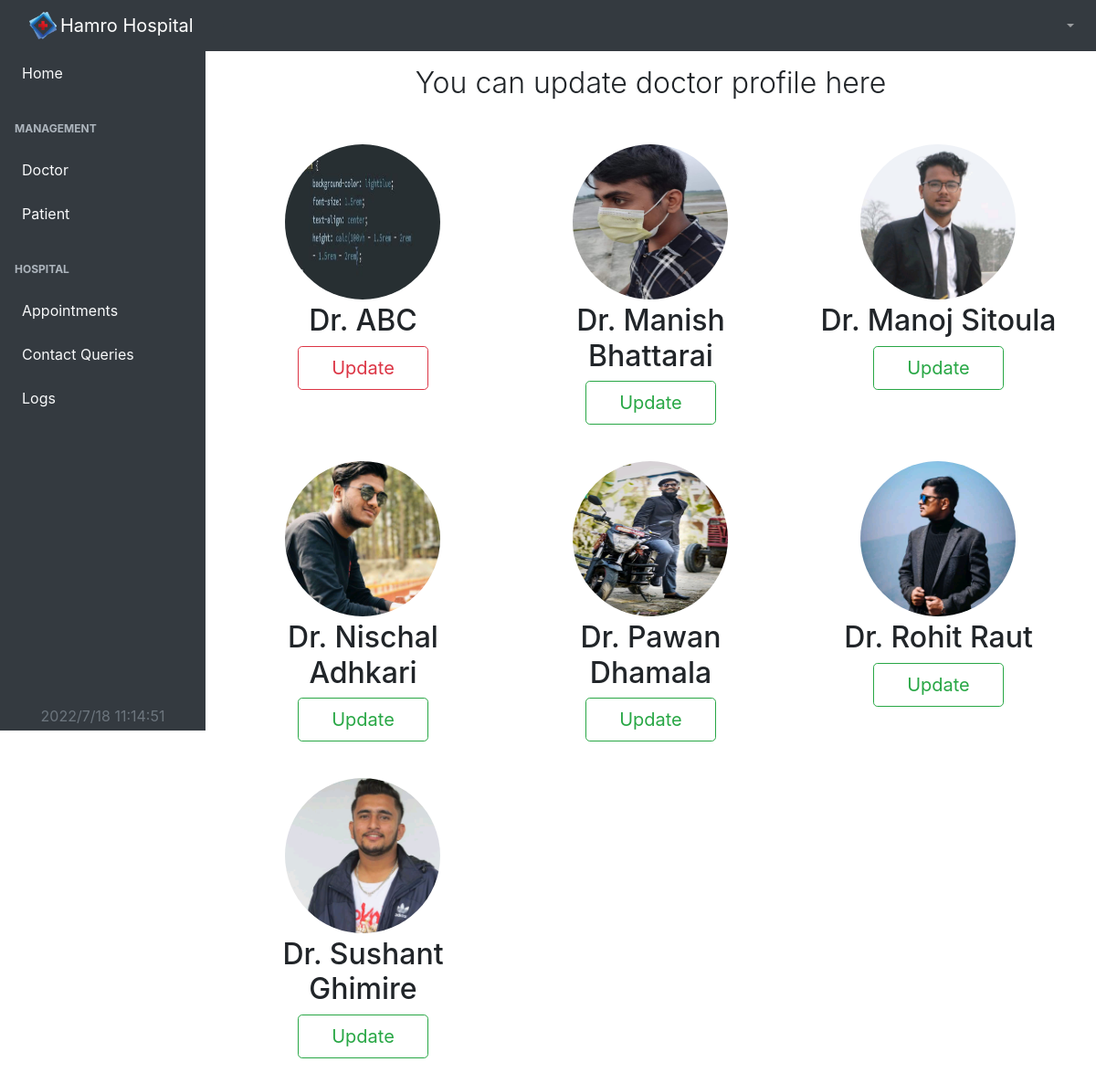
The page /Admin/SearchDoctor (signed in) on the database its author committed.
### tables this page shows
CREATE TABLE `doctor` (
  `did` int(11) NOT NULL,
  `dname` varchar(25) NOT NULL,
  `demail` varchar(35) NOT NULL,
  `dpassword` varchar(35) NOT NULL,
  `dphone` varchar(10) NOT NULL,
  `dspeciality` varchar(20) NOT NULL,
  `ddescription` varchar(1024) NOT NULL,
  `daddress` varchar(40) NOT NULL,
  `dimage` varchar(1024) NOT NULL,
  `dstatus` int(1) NOT NULL DEFAULT 1 COMMENT '0->Unavailable & 1->Available'
);

### controllers/AdminController.php (called while the page is built, shortened)
<?php
class AdminController
{
    private $AdminModelObj;
    function __construct()
    {
        require 'services/loader.php';
        include 'models/AdminModel.php';
        $this->AdminModelObj = new AdminModel();
    }
    function searchDoctor()
    {
        $result = $this->AdminModelObj->getDoctorList();
        require 'views/Admin/searchDoctor.php';
    }
}

### index.php (called while the page is built, shortened)
<?php
require "./views/shared/links.php";
if (empty($_GET["url"])) {
   $url = "Dashboard/Index";
} else {
   $url = $_GET["url"];
}
$url = explode('/', $url);
$method = $url[1];
$obj = new $controller();
$obj->$method();

### services/config.php (called while the page is built)
<?php
  class Config{
  	  public static function getConnection(){
  	  	$conn=new mysqli("localhost","root","","pms");
  	  	return $conn;
  	  }
  }
?>

### models/AdminModel.php (called while the page is built, shortened)
<?php
class AdminModel
{
    private $conn;
    public function __construct()
    {
        require_once 'services/config.php';
        $this->conn = Config::getConnection();
    }
    public function getDoctorList()
    {
        $sql = "SELECT * FROM doctor ORDER BY dname ASC";
        $result = $this->conn->query($sql);
        if ($result) {
            return $result;
        } else {
            return false;
        }
    }
}

### views/Admin/searchDoctor.php (the view, shortened to what this page needs)
<!DOCTYPE html>
<html lang="en">
<?php
require_once "views/shared/adminlink.php";
require_once "views/admin/shared/adminSideNav.php";
?>
<div id="layoutSidenav_content">
  <div class="container-fluid">
    <div class="container mycontainer text-center w-100">
      <h2 class="font-weight-light text-center mt-3 mb-3">You can update doctor profile here</h2>
      <div class="row my-md-5">
        <?php
        foreach ($result as $row) {
        ?>
          <div class="col-lg-4 mydocs mb-4">
            <img class="bd-placeholder-img rounded-circle mb-1" width="170" height="170" src="<?php echo $row['dimage']; ?>" />
            <rect width="100%" height="100%" fill="#777" />
            <h2><?php echo "Dr. " . $row['dname']; ?></h2>
            <p class="mt-1">
              <button class="mybtn btn w-50 btn-lg book  <?php if ($row['dstatus'] == 1) {
                                                            echo 'btn-outline-success';
                                                          } else {
                                                            echo 'btn-outline-danger';
                                                          } ?>" data-toggle="modal" data-target="#doctor<?php echo $row['did']; ?>">Update</button>
            </p>
          </div>
        <?php } ?>
      </div>
    </div>
  </div>
</div>
</body>
</html>

### services/loader.php (style rules this page uses)
body { margin: 0; padding: 0; width: 100%; height: 100vh; background-color: #eee; }

### rows shown on the page
doctor: dimage (picture), dname "ABC"
doctor: dimage (picture), dname "Manish Bhattarai"
doctor: dimage (picture), dname "Manoj Sitoula"
doctor: dimage (picture), dname "Nischal Adhkari"
doctor: dimage (picture), dname "Pawan Dhamala"
doctor: dimage (picture), dname "Rohit Raut"
doctor: dimage (picture), dname "Sushant Ghimire"
